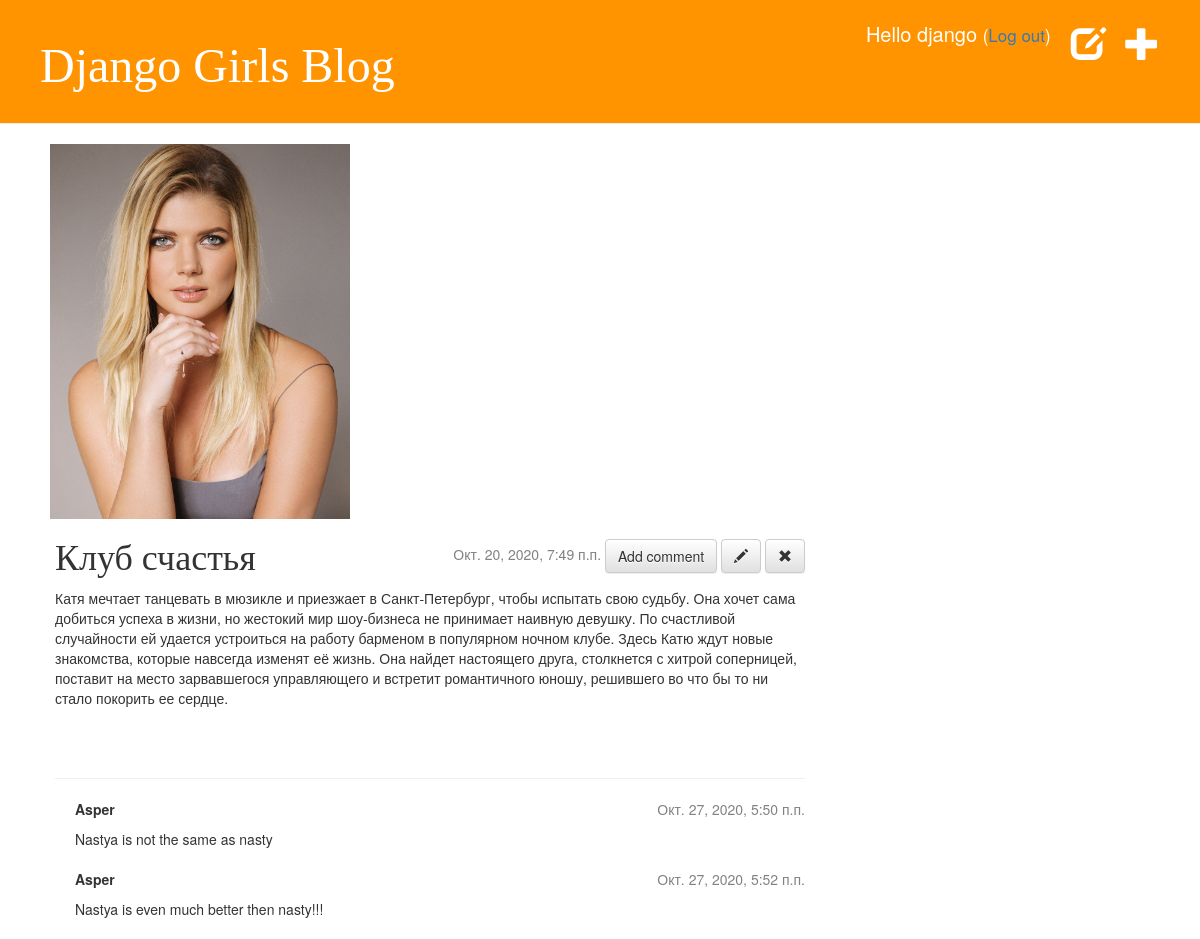
Screenshot of /post/3/ (signed in) with the database file from the repository.
### blog/models.py (models this page shows, shortened)
class Post(models.Model):
    author = models.ForeignKey(settings.AUTH_USER_MODEL, on_delete=models.CASCADE)
    title = models.CharField(max_length=200)
    text = models.TextField()
    created_date = models.DateTimeField(default=timezone.now)
    published_date = models.DateTimeField(blank=True, null=True)

class Comment(models.Model):
    post = models.ForeignKey('blog.Post', on_delete=models.CASCADE, related_name='comments')
    author = models.CharField(max_length=200)
    text = models.TextField()
    created_date = models.DateTimeField(default=timezone.now)
    approved_comment = models.BooleanField(default=False)

### blog/views.py (the view)
# urls.py: path('post/<int:pk>/', views.post_detail, name='post_detail'),
def post_detail(request, pk):
    post = get_object_or_404(Post, pk=pk)
    return render(request, 'blog/post_detail.html', {'post': post})

### blog/templates/blog/post_detail.html (shortened to what this page needs)
{% extends 'blog/base.html' %}
{% block content %}
    <div class="post">
        <div class="date">
            {% if post.published_date %}
                {{ post.published_date }}
                {% if user.is_authenticated %}
                    <a class="btn btn-default" href="{% url 'add_comment_to_post' pk=post.pk %}">Add comment</a>
                    <a class="btn btn-default" href="{% url 'post_edit' pk=post.pk %}"><span class="glyphicon glyphicon-pencil"></span></a>
                    <a class="btn btn-default" href="{% url 'post_remove' pk=post.pk %}"><span class="glyphicon glyphicon-remove"></span></a>
                {% endif %}
            {% endif %}
        </div>
        <h1>{{ post.title }}</h1>
        <p>{{ post.text|linebreaksbr }}</p>
    </div>
    <hr>
    {% for comment in post.comments.all %}
        {% if user.is_authenticated or comment.approved_comment %}
        <div class="comment">
            <div class="date">
                {{ comment.created_date }}
            </div>
            <strong>{{ comment.author }}</strong>
            <p>{{ comment.text|linebreaks }}</p>
        </div>
        {% endif %}
    {% empty %}
        <p>No comments here yet :(</p>
    {% endfor %}
{% endblock %}

### blog/templates/blog/base.html (shortened to what this page needs)
<!DOCTYPE html>
{% load static %}
<html lang="en">
    <head>
        <link rel="stylesheet" href="//maxcdn.bootstrapcdn.com/bootstrap/3.2.0/css/bootstrap.min.css">
        <link rel="stylesheet" href="//maxcdn.bootstrapcdn.com/bootstrap/3.2.0/css/bootstrap-theme.min.css">
        <link rel="stylesheet" href="{% static 'css/blog.css' %}">
    </head>
    <body>
        <div class="page-header">
            {% if user.is_authenticated %}
                <a href="{% url 'post_new' %}" class="top-menu"><span class="glyphicon glyphicon-plus"></span></a>
                <a href="{% url 'post_draft_list' %}" class="top-menu"><span class="glyphicon glyphicon-edit"></span></a>
                <p class="login">Hello {{ user.username }} <small>(<a href="{% url 'logout' %}">Log out</a>)</small></p>
            {% else %}
                <a href="{% url 'login' %}" class="top-menu"><span class="glyphicon glyphicon-lock"></span></a>
            {% endif %}
            <h1><a href="/">Django Girls Blog</a></h1>
        </div>
        <img src="{% static "images/zadorozhnaya-1.jpg" %}" alt="zadorozhnaya" >
        <div class="content container">
            <div class="row">
                <div class="col-md-8">
                {% block content %}
                {% endblock %}
                </div>
            </div>
        </div>
    </body>
</html>

### static/css/blog.css (style rules this page uses)
.page-header { background-color: #ff9400; margin-top: 0; padding: 20px 20px 20px 40px; }
.page-header h1, .page-header h1 a, .page-header h1 a:visited, .page-header h1 a:active { color: #ffffff; font-size: 36pt; text-decoration: none; }
.content { margin-left: 40px; }
h1, h2, h3, h4 { font-family: 'Lobster', cursive; }
.date { color: #828282; float: right; }
.top-menu, .top-menu:hover, .top-menu:visited { color: #ffffff; float: right; font-size: 26pt; margin-right: 20px; }
.post { margin-bottom: 70px; }
.login, .login:hover, .login:visited { color: #ffffff; float: right; font-size: 15pt; margin-right: 20px; }
img { width: 350px; padding-left: 50px; }
.comment { margin: 20px 0px 20px 20px; }

### rows the page displays
Post: published_date "Окт. 20, 2020, 7:49 п.п.", title "Клуб счастья", text "Катя мечтает танцевать в мюзикле и приезжает в Санкт-Петербург, чтобы испытать свою судьбу. Она хочет сама добиться успеха в жизни, но жестокий мир шоу-бизнеса не принимает наивную девушку. По счастливой случайности ей удается устроиться на работу барменом в популярном ночном клубе. Здесь Катю ждут новые знакомства, которые навсегда изменят её жизнь. Она найдет настоящего друга, столкнется с хитрой соперницей, поставит на место зарвавшегося управляющего и встретит романтичного юношу, решившего во что бы то ни стало покорить ее сердце."
Comment: created_date "Окт. 27, 2020, 5:50 п.п.", author "Asper", text "Nastya is not the same as nasty"
Comment: created_date "Окт. 27, 2020, 5:52 п.п.", author "Asper", text "Nastya is even much better then nasty!!!"

### other values shown
{{ user.username }} "django"
